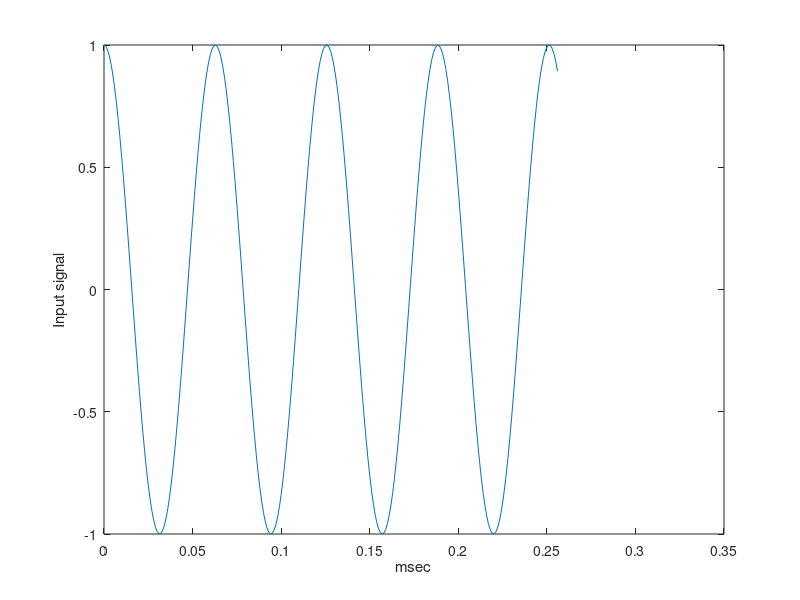
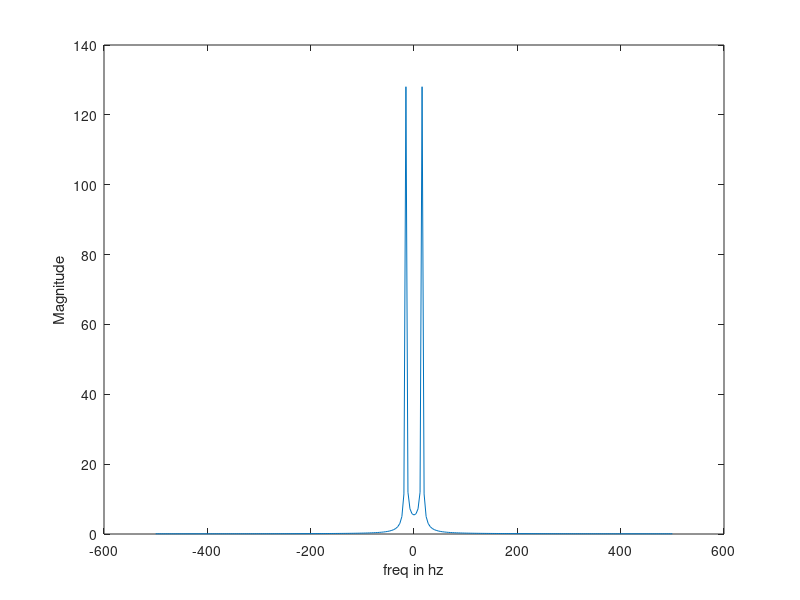
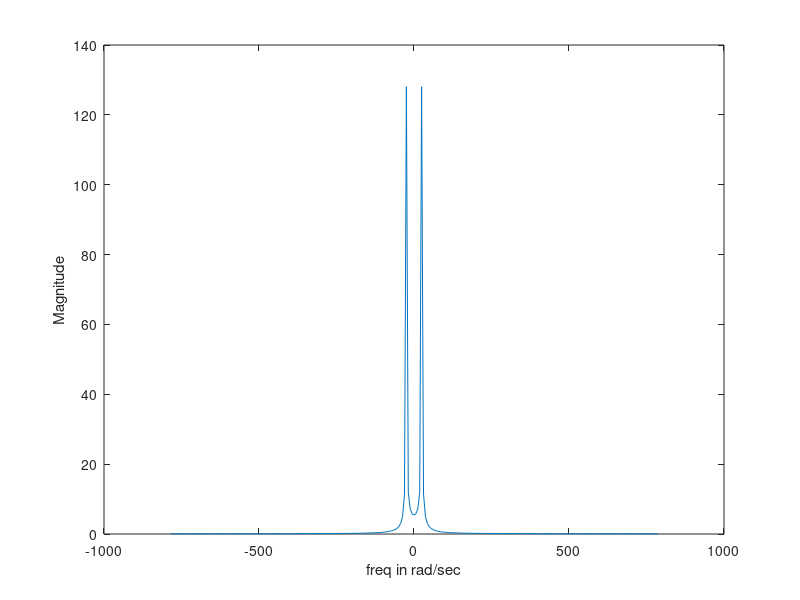
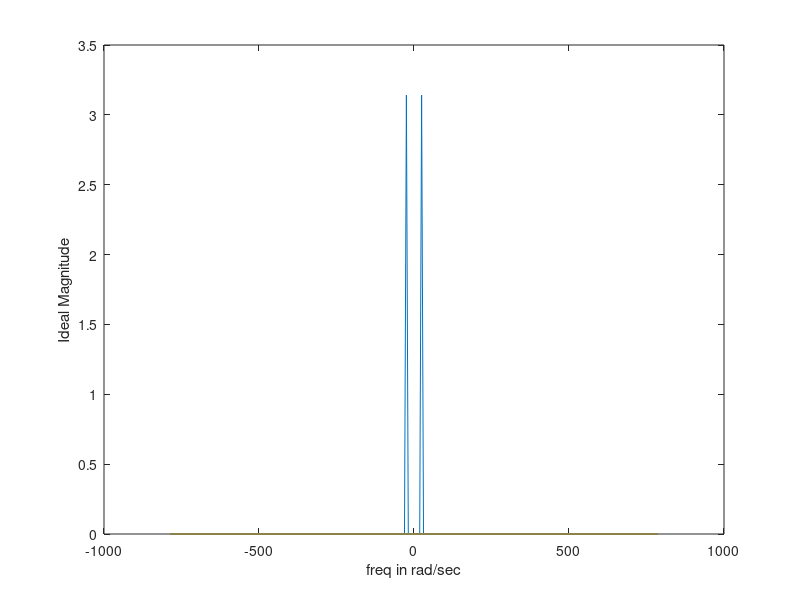

MATLAB code to generate these figures, in order:
% Example 3.13 - p 119 Blandford and Parr
%
% F. Frigo  15-Sep-2020
%
sample_period=0.001;
N = 256+1; 
t= 0:sample_period:(N-1)*sample_period;
hz=linspace(-0.5/sample_period, 0.5/sample_period, N);
w=hz/2*pi;

w0 = 100.0;
magnitude = 1.0;
x = magnitude*cos(w0*t);

figure();
plot(t, x);
ylabel('Input signal');
xlabel('msec');

X=fft(x,N);
XM=fftshift(X);
figure();
plot(hz, abs(XM));
ylabel('Magnitude');
xlabel('freq in hz');

figure();
plot(w, abs(XM));
ylabel('Magnitude');
xlabel('freq in rad/sec');

% Analytic solution using table 3.3 on page 96
XM_ideal = zeros(N);
offset = (N+1)/2; 
w0_index = round(w0/(8*pi));
XM_ideal(offset - w0_index) = magnitude*pi; 
XM_ideal(offset + w0_index) = magnitude*pi;
figure();
plot(w,abs(XM_ideal));
ylabel('Ideal Magnitude');
xlabel('freq in rad/sec');

